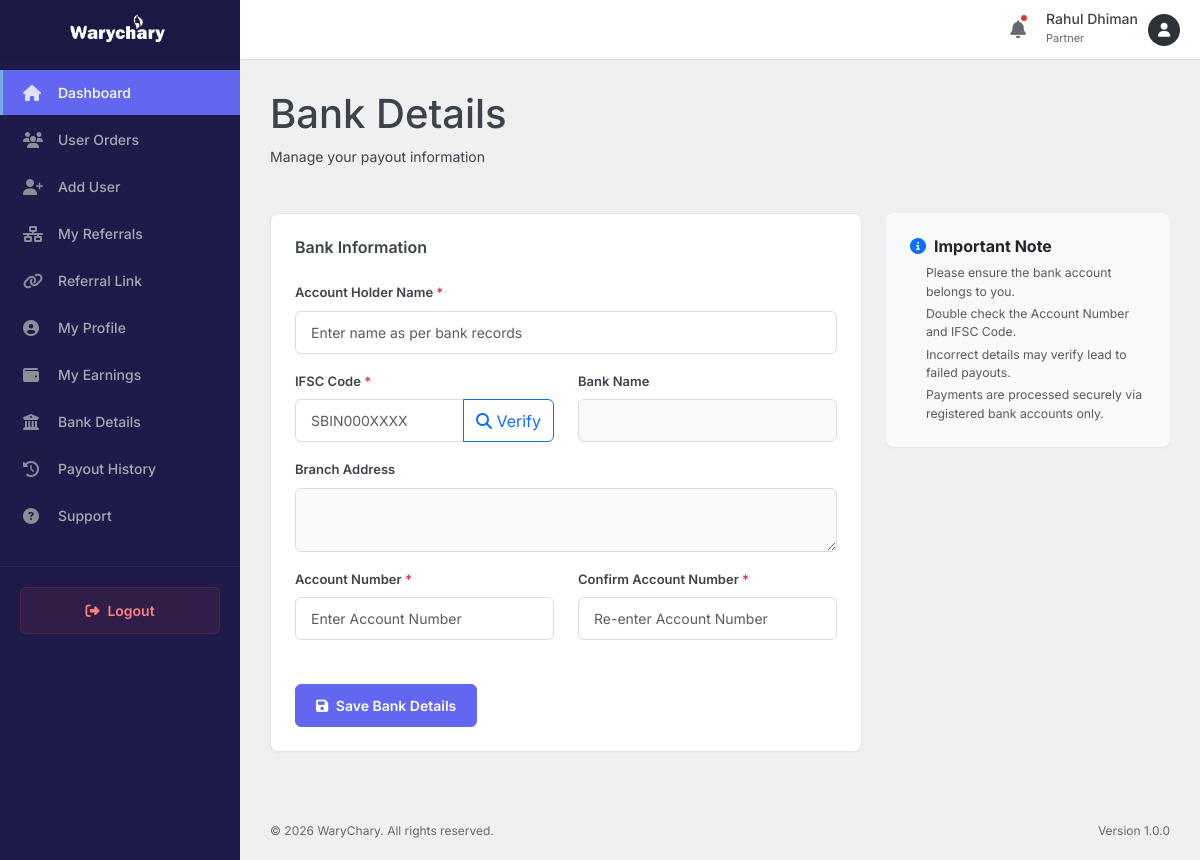
The page /partner/bank-details.php (signed in) on the database as committed earlier.
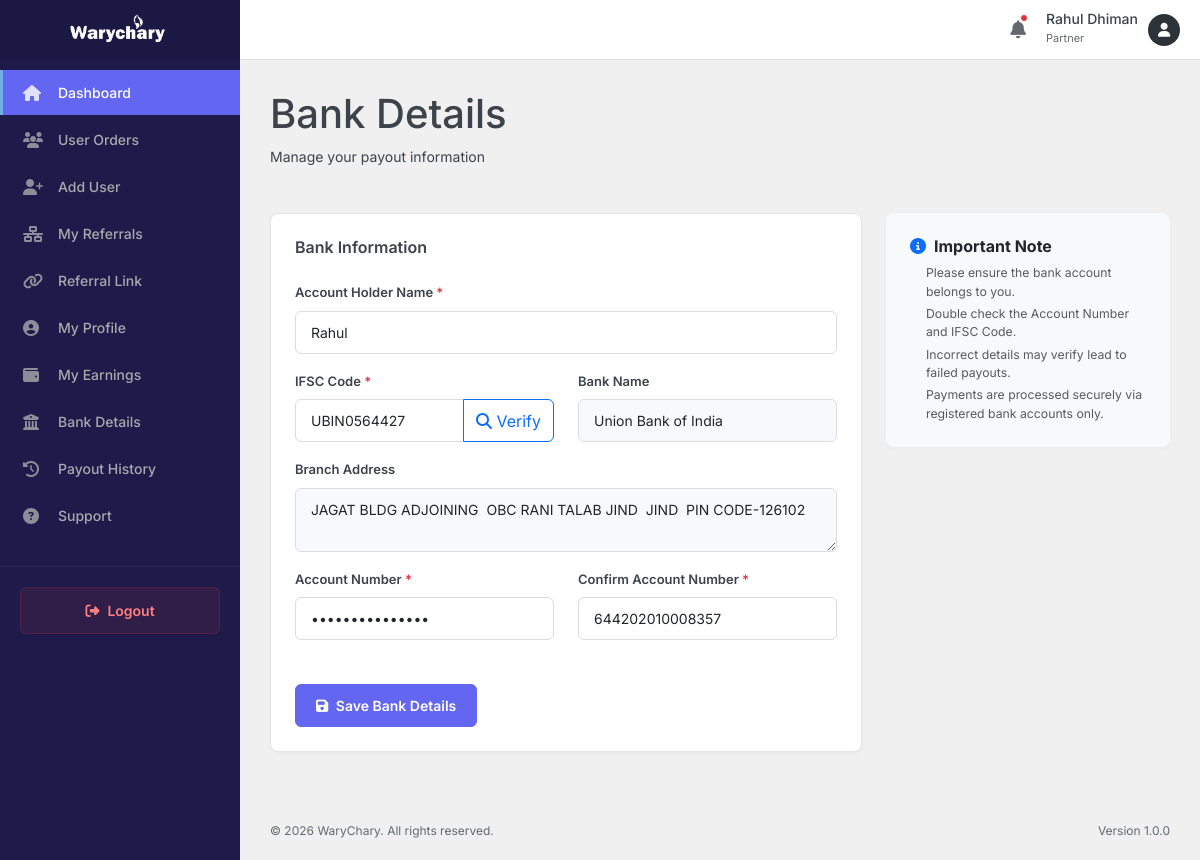
The same page on the database as committed later.
### tables this page shows
CREATE TABLE `bank_details` (
  `id` int(11) NOT NULL AUTO_INCREMENT,
  `user_id` int(11) NOT NULL,
  `user_type` enum('partner','senior_partner') NOT NULL,
  `account_holder_name` varchar(255) NOT NULL,
  `account_number` varchar(50) NOT NULL,
  `ifsc_code` varchar(20) NOT NULL,
  `bank_name` varchar(255) NOT NULL,
  `branch_address` text DEFAULT NULL,
  `bank_code` varchar(50) DEFAULT NULL,
  `created_at` timestamp NULL DEFAULT current_timestamp(),
  `updated_at` timestamp NULL DEFAULT current_timestamp() ON UPDATE current_timestamp(),
  PRIMARY KEY (`id`),
  UNIQUE KEY `unique_user_bank` (`user_id`,`user_type`)
);

### partner/bank-details.php (the view, shortened to what this page needs)
<?php
include_once __DIR__ . '/includes/header.php';
$database = new Database();
$db = $database->getConnection();
$user_id = $_SESSION['partner_id'];
$user_type = 'partner';
$bankDetails = [];
try {
    $stmt = $db->prepare("SELECT * FROM bank_details WHERE user_id = :uid AND user_type = :utype");
    $stmt->execute([':uid' => $user_id, ':utype' => $user_type]);
    $bankDetails = $stmt->fetch(PDO::FETCH_ASSOC);
} catch (PDOException $e) {
}
?>
<div class="page-header">
    <div class="header-title">
        <h1>Bank Details</h1>
        <p>Manage your payout information</p>
    </div>
</div>
<div class="row">
    <div class="col-lg-8">
        <div class="card">
            <div class="card-body">
                <form action="" method="POST" id="bankForm">
                    <h5 class="card-title mb-4">Bank Information</h5>
                    <div class="mb-3">
                        <label class="form-label">Account Holder Name <span class="text-danger">*</span></label>
                        <input type="text" name="account_holder_name" class="form-control" required
                               value="<?php echo htmlspecialchars($bankDetails['account_holder_name'] ?? ''); ?>"
                               placeholder="Enter name as per bank records">
                    </div>
                    <div class="row">
                        <div class="col-md-6 mb-3">
                            <label class="form-label">IFSC Code <span class="text-danger">*</span></label>
                            <div class="input-group">
                                <input type="text" name="ifsc_code" id="ifsc_code" class="form-control text-uppercase" required
                                       value="<?php echo htmlspecialchars($bankDetails['ifsc_code'] ?? ''); ?>"
                                       placeholder="SBIN000XXXX" maxlength="11">
                                <button type="button" class="btn btn-outline-primary" id="fetchBankBtn">
                                    <i class="fas fa-search"></i> Verify
                                </button>
                            </div>
                        </div>
                         <div class="col-md-6 mb-3">
                            <label class="form-label">Bank Name</label>
                            <input type="text" name="bank_name" id="bank_name" class="form-control bg-light" readonly
                                   value="<?php echo htmlspecialchars($bankDetails['bank_name'] ?? ''); ?>">
                        </div>
                    </div>
                    <div class="mb-3">
                        <label class="form-label">Branch Address</label>
                        <textarea name="branch_address" id="branch_address" class="form-control bg-light" readonly rows="2"><?php echo htmlspecialchars($bankDetails['branch_address'] ?? ''); ?></textarea>
                    </div>
                    <div class="row">
                        <div class="col-md-6 mb-3">
                            <label class="form-label">Account Number <span class="text-danger">*</span></label>
                            <input type="password" name="account_number" id="account_number" class="form-control" required
                                   value="<?php echo htmlspecialchars($bankDetails['account_number'] ?? ''); ?>"
                                   placeholder="Enter Account Number">
                        </div>
                        <div class="col-md-6 mb-3">
                            <label class="form-label">Confirm Account Number <span class="text-danger">*</span></label>
                            <input type="text" name="confirm_account_number" id="confirm_account_number" class="form-control" required
                                   value="<?php echo htmlspecialchars($bankDetails['account_number'] ?? ''); ?>"
                                   placeholder="Re-enter Account Number">
                        </div>
                    </div>
                    <div class="mt-4">
                        <button type="submit" class="btn btn-primary">
                            <i class="fas fa-save me-1"></i> Save Bank Details
                        </button>
                    </div>
                </form>
            </div>
        </div>
    </div>
    <div class="col-lg-4">
        <div class="card bg-light border-0">
            <div class="card-body">
                <h6 class="fw-bold"><i class="fas fa-info-circle text-primary me-2"></i>Important Note</h6>
                <ul class="small text-muted ps-3 mt-2 mb-0">
                    <li class="mb-1">Please ensure the bank account belongs to you.</li>
                    <li class="mb-1">Double check the Account Number and IFSC Code.</li>
                    <li class="mb-1">Incorrect details may verify lead to failed payouts.</li>
                    <li>Payments are processed securely via registered bank accounts only.</li>
                </ul>
            </div>
        </div>
    </div>
</div>
<?php include_once 'includes/footer.php'; ?>

Rows that differ between the two databases and show on the page:
added bank_details: account_holder_name "Rahul", ifsc_code "UBIN0564427", bank_name "Union Bank of India", branch_address "JAGAT BLDG ADJOINING OBC RANI TALAB JIND JIND PIN CODE-126102", confirm_account_number "644202010008357"
